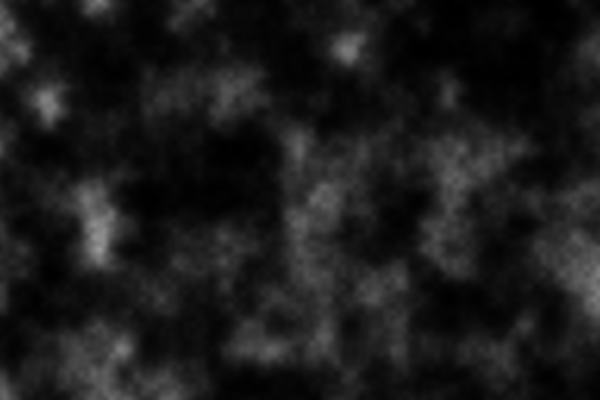
Frame 1 (no input)
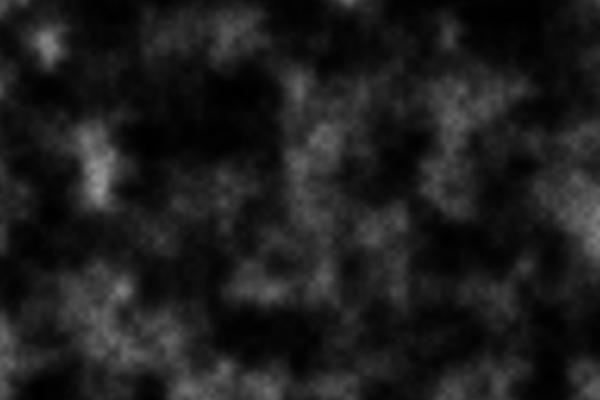
Frame 60 (the mouse pressed at the canvas centre just before this capture)
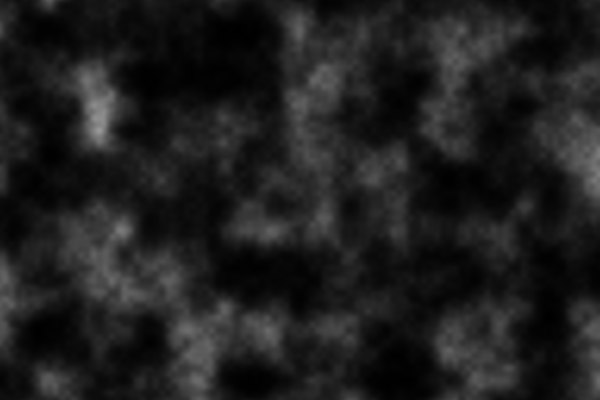
Frame 120 (the mouse held since frame 60 and released just before this capture)

The Processing sketch that drew these frames (run headless with seeded random() and noise(); from frame 60 on, the mouse is pressed at the canvas centre):

// Processing sketch: cloud
// ── cloud.pde
PGraphics buffer1;
PGraphics buffer2;
PImage cooling;
int w = 600;
int h = 400;

float ystart = 0.0;

void setup() {
  size(600, 400);
  buffer1 = createGraphics(w, h);
  buffer2 = createGraphics(w, h);
  cooling = createImage(w, h, RGB);
}

void cool() {
  cooling.loadPixels();
  float xoff = 0.0; // Start xoff at 0
  float increment = 0.02;
  // For every x,y coordinate in a 2D space, calculate a noise value and produce a brightness value
  for (int x = 0; x < w; x++) {
    xoff += increment;   // Increment xoff 
    float yoff = ystart;   // For every xoff, start yoff at 0
    for (int y = 0; y < h; y++) {
      yoff += increment; // Increment yoff

      // Calculate noise and scale by 255
      float n = noise(xoff, yoff);     
      float bright = pow(n, 3) * 255;

      // Try using this line instead
      //float bright = random(0,255);

      // Set each pixel onscreen to a grayscale value
      cooling.pixels[x+y*w] = color(bright);
    }
  }

  cooling.updatePixels();
  ystart += increment;
}

void fire(int rows) {
  buffer1.beginDraw();
  buffer1.loadPixels();
  for (int x = 0; x < w; x++) {
    for (int j = 0; j < rows; j++) {
      int y = h-(j+1);
      int index = x + y * w;
      buffer1.pixels[index] = color(255);
    }
  }
  buffer1.updatePixels();
  buffer1.endDraw();
}




void draw() {
  fire(2);
  if (mousePressed) {
    buffer1.beginDraw();
    buffer1.fill(255);
    buffer1.noStroke();
    buffer1.ellipse(mouseX, mouseY, 100, 100); 
    buffer1.endDraw();
  }
  cool();
  background(0);
  buffer2.beginDraw();
  buffer1.loadPixels();
  buffer2.loadPixels();
  for (int x = 1; x < w-1; x++) {
    for (int y = 1; y < h-1; y++) {
      int index0 = (x) + (y) * w;
      int index1 = (x+1) + (y) * w;
      int index2 = (x-1) + (y) * w;
      int index3 = (x) + (y+1) * w;
      int index4 = (x) + (y-1) * w;
      color c1 = buffer1.pixels[index1];
      color c2 = buffer1.pixels[index2];
      color c3 = buffer1.pixels[index3];
      color c4 = buffer1.pixels[index4];

      color c5 = cooling.pixels[index0];
      float newC = brightness(c1) + brightness(c2)+ brightness(c3) + brightness(c4);
      newC = newC * 0.25 - brightness(c5);

      buffer2.pixels[index4] = color(newC);
    }
  }
  buffer2.updatePixels();
  buffer2.endDraw();

  // Swap
  PGraphics temp = buffer1;
  buffer1 = buffer2;
  buffer2 = temp;

  //image(buffer2, 0, 0);
  image(cooling, 0, 0);}
